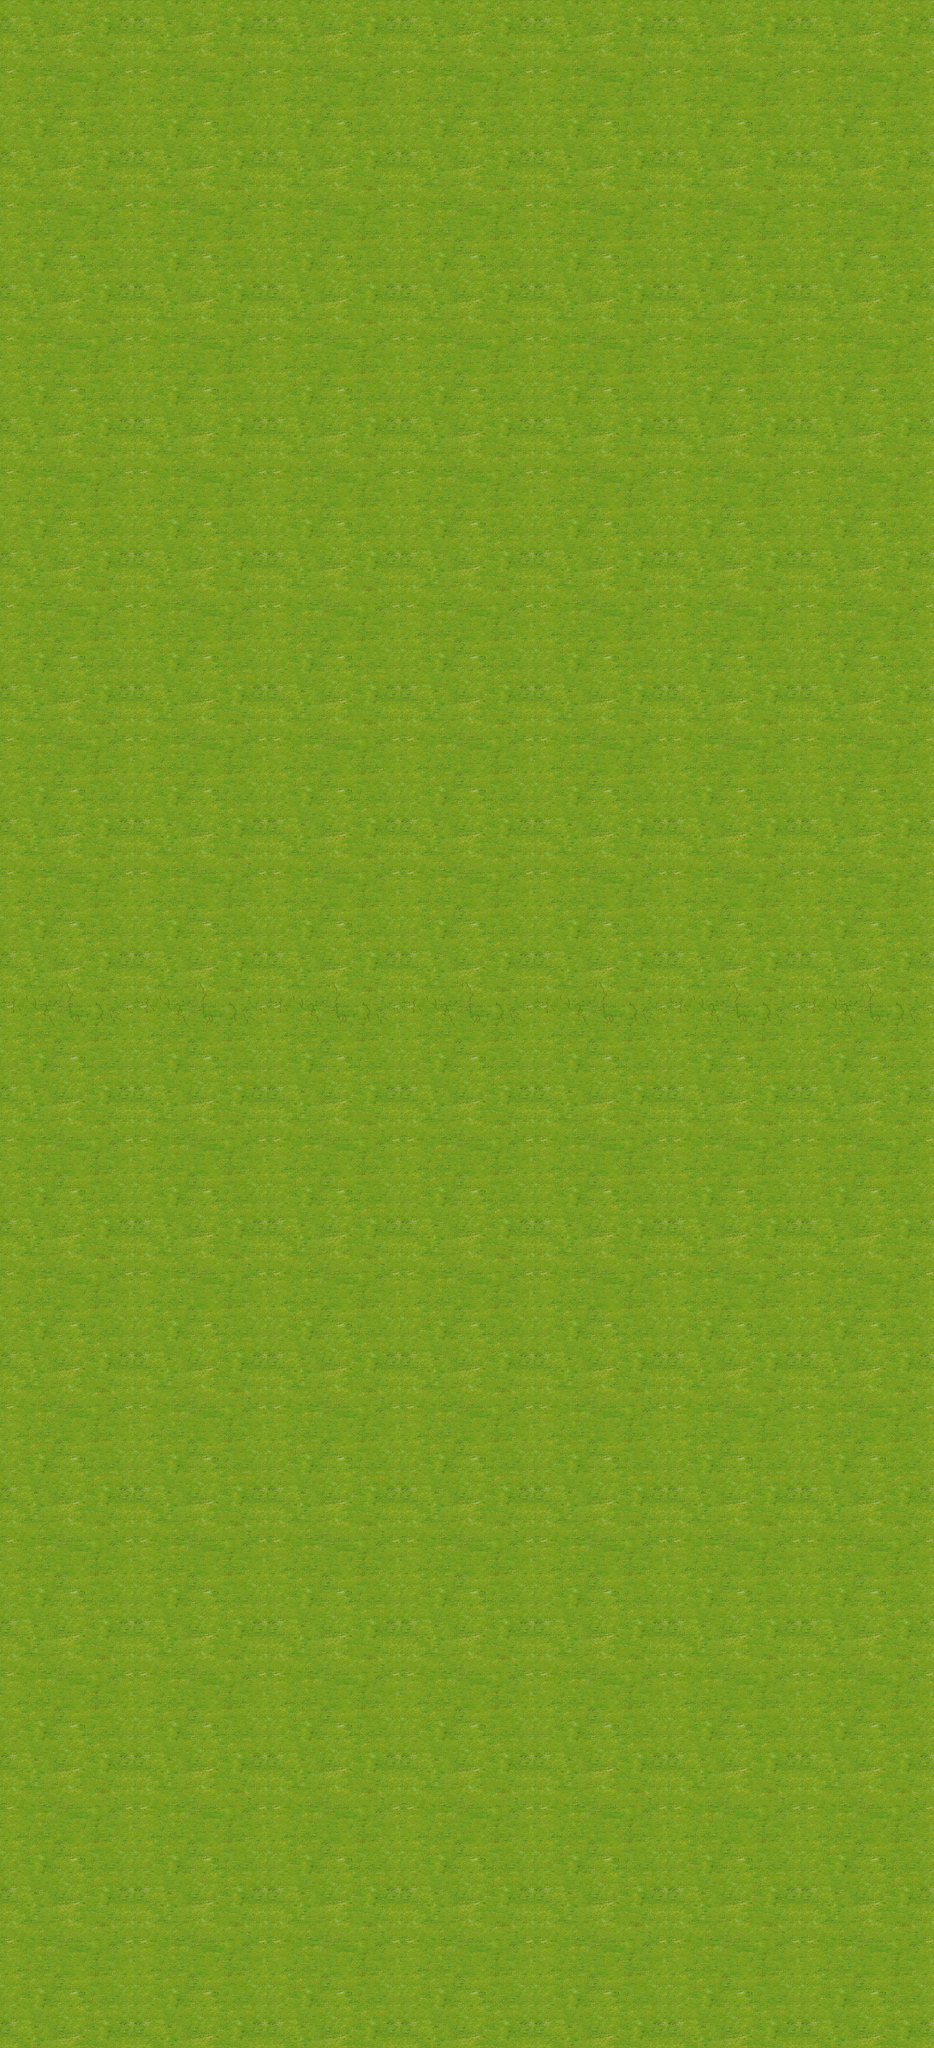

The image is a tile-based game level rendered from a .tmx file. Its description and source (layers, tilesets, objects; grid data summarised) follow:
An orthogonal 21x46 tile map with 160x160 px tiles, 2 tile layers (layer1, layer2).

<map version="1.0" orientation="orthogonal" width="21" height="46" tilewidth="160" tileheight="160">
 <tileset firstgid="1" name="terrain" tilewidth="160" tileheight="160">
  <image source="terrain.png" width="1440" height="1440" />
 </tileset>
 <layer name="layer1" width="21" height="46">
  <data>[966 cells, 966 non-empty, 9 distinct tile ids]</data>
 </layer>
 <layer name="layer2" width="21" height="46">
  <data>[966 cells, 63 non-empty, 9 distinct tile ids]</data>
 </layer>
</map>
